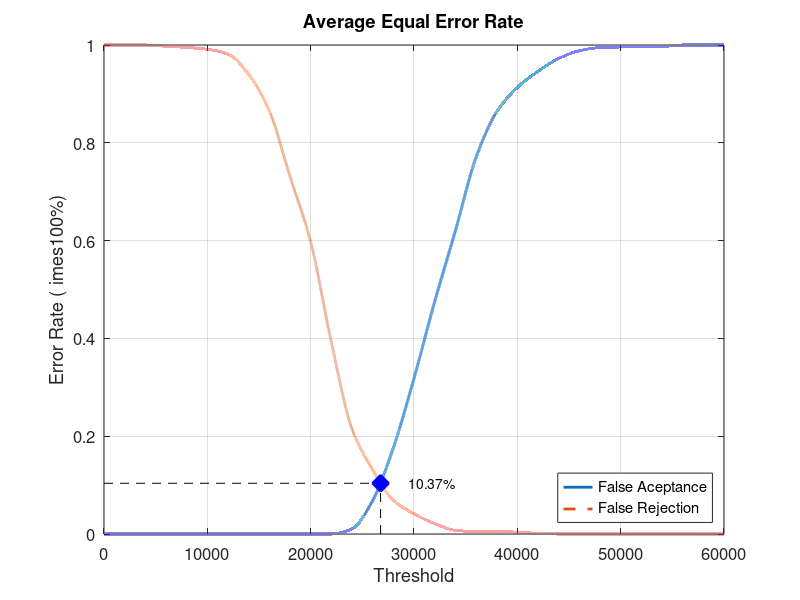
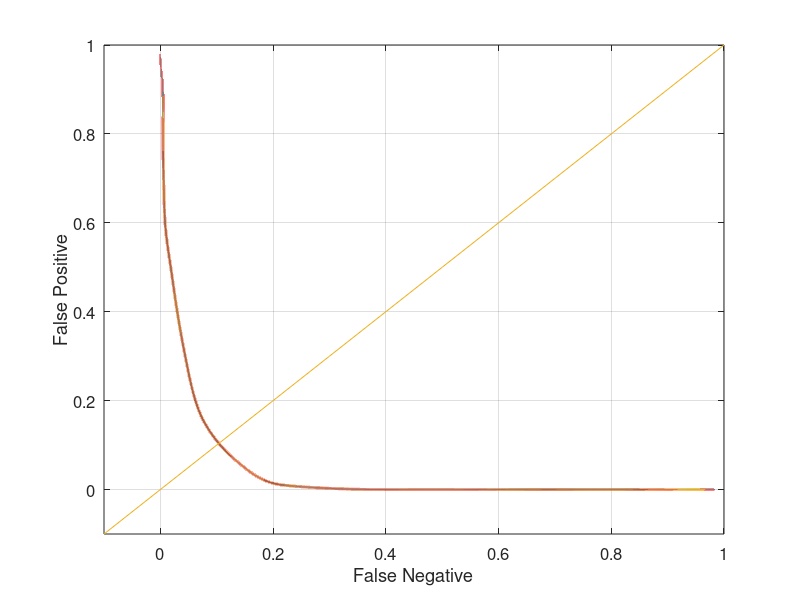

MATLAB code to generate these figures, in order:
close all;
clear;
clc;
x = 0:2000:60000;
xq = 0:0.5:60000;

y0 = [0 0 0 0 0 0 0 0 0 0 0 0 0.0105263 0.0684211 0.176316 0.318421 0.475 0.619737 0.769737 0.863158 0.913158 0.946053 0.972368 0.988158 0.994737 0.996053 0.997368 0.997368 1 1 1]
yy0 = interp1(x, y0, xq, 'pchip');
y1 = [1 1 1 0.9975 0.995 0.99125 0.98125 0.94 0.865 0.73125 0.5975 0.3925 0.215 0.13125 0.06875 0.04125 0.02125 0.0075 0.005 0.005 0.00375 0.00125 0 0 0 0 0 0 0 0 0]
yy1 = interp1(x, y1, xq, 'pchip');

% Calculating EER: 
y2 = abs(y0 - y1);
find(y2 == min(y2))
yy2 = abs(yy0 - yy1);
xEER = find(yy2 == min(yy2));
xEERIndex = xq(xEER) % X-axis EER
yEER = yy0(xEER) % Y-axis EER

main = figure
plot(xq, yy0,'-','LineWidth', 2);	hold on
plot(xq, yy1,'--','LineWidth', 2);	hold on
plot([xEERIndex xEERIndex], [0 yEER], 'k--');	hold on
plot([0 xEERIndex], [yEER yEER], 'k--');	hold on
plot(xEERIndex, yEER, 'bx', 'LineWidth', 10);	hold on
text(xEERIndex + 10 * xEERIndex / 100, yEER, [num2str(round((10000 * yEER)) / 100) '%'])
legend('False Aceptance', 'False Rejection', 'Location', 'SouthEast')
xlabel('Threshold')
ylabel('Error Rate (	imes100%)')
title('Average Equal Error Rate')
set(gca, 'FontSize', 12)
axis([0 60000 0 1])
grid on

print(main, 'Experiment1AverageMain', '-dpng');
FNRxFPR = figure('Color', [1 1 1]);
plot(yy1, yy0, '-', yy1, yy0, 'LineWidth', 2);
hold on
y = -0.1:0.1:1
plot(y, y); 
set(gca, 'FontSize', 12)
xlabel('False Negative')
ylabel('False Positive')
axis([-0.1 1 -0.1 1])
set(gca, 'FontSize', 12)
grid on

print(FNRxFPR, 'Experiment1AverageFNRxFPR','-dpng');
